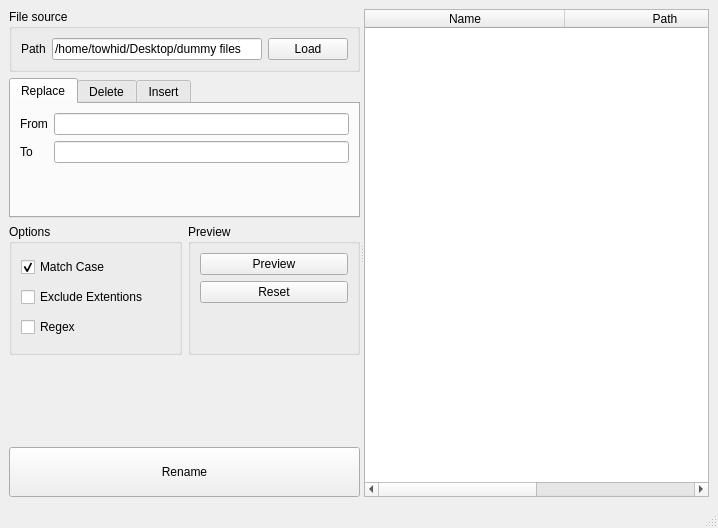
<?xml version="1.0" encoding="UTF-8"?>
<ui version="4.0">
 <class>MainWindow</class>
 <widget class="QMainWindow" name="MainWindow">
  <property name="geometry">
   <rect>
    <x>0</x>
    <y>0</y>
    <width>718</width>
    <height>528</height>
   </rect>
  </property>
  <property name="windowTitle">
   <string>MainWindow</string>
  </property>
  <widget class="QWidget" name="centralwidget">
   <layout class="QHBoxLayout" name="horizontalLayout">
    <item>
     <widget class="QSplitter" name="splitter">
      <property name="orientation">
       <enum>Qt::Horizontal</enum>
      </property>
      <widget class="QWidget" name="layoutWidget">
       <layout class="QVBoxLayout" name="verticalLayout_2">
        <item>
         <widget class="QGroupBox" name="groupBox">
          <property name="sizePolicy">
           <sizepolicy hsizetype="Preferred" vsizetype="Minimum">
            <horstretch>0</horstretch>
            <verstretch>0</verstretch>
           </sizepolicy>
          </property>
          <property name="title">
           <string>File source</string>
          </property>
          <layout class="QHBoxLayout" name="horizontalLayout_2">
           <item>
            <widget class="QLabel" name="label">
             <property name="text">
              <string>Path</string>
             </property>
             <property name="buddy">
              <cstring>line_path</cstring>
             </property>
            </widget>
           </item>
           <item>
            <widget class="QLineEdit" name="line_path">
             <property name="text">
              <string>/home/towhid/Desktop/dummy files</string>
             </property>
            </widget>
           </item>
           <item>
            <widget class="QPushButton" name="btn_load">
             <property name="text">
              <string>Load</string>
             </property>
            </widget>
           </item>
          </layout>
         </widget>
        </item>
        <item>
         <widget class="QTabWidget" name="tabWidget">
          <property name="currentIndex">
           <number>0</number>
          </property>
          <widget class="QWidget" name="tab_replace">
           <attribute name="title">
            <string>Replace</string>
           </attribute>
           <layout class="QFormLayout" name="formLayout">
            <property name="fieldGrowthPolicy">
             <enum>QFormLayout::AllNonFixedFieldsGrow</enum>
            </property>
            <item row="0" column="0">
             <widget class="QLabel" name="label_4">
              <property name="text">
               <string>From</string>
              </property>
              <property name="buddy">
               <cstring>line_replace_from</cstring>
              </property>
             </widget>
            </item>
            <item row="0" column="1">
             <widget class="QLineEdit" name="line_replace_from"/>
            </item>
            <item row="1" column="0">
             <widget class="QLabel" name="label_2">
              <property name="text">
               <string>To</string>
              </property>
              <property name="buddy">
               <cstring>line_replace_to</cstring>
              </property>
             </widget>
            </item>
            <item row="1" column="1">
             <widget class="QLineEdit" name="line_replace_to"/>
            </item>
           </layout>
           <zorder>label_2</zorder>
           <zorder>line_replace_from</zorder>
           <zorder>line_replace_to</zorder>
           <zorder>label_4</zorder>
          </widget>
          <widget class="QWidget" name="tab_delete">
           <attribute name="title">
            <string>Delete</string>
           </attribute>
           <layout class="QFormLayout" name="formLayout_3">
            <property name="fieldGrowthPolicy">
             <enum>QFormLayout::AllNonFixedFieldsGrow</enum>
            </property>
            <item row="0" column="0">
             <widget class="QLabel" name="label_3">
              <property name="text">
               <string>Text</string>
              </property>
              <property name="buddy">
               <cstring>line_delete_key</cstring>
              </property>
             </widget>
            </item>
            <item row="0" column="1">
             <widget class="QLineEdit" name="line_delete_key">
              <property name="text">
               <string/>
              </property>
             </widget>
            </item>
           </layout>
           <zorder>line_delete_key</zorder>
           <zorder>label_3</zorder>
          </widget>
          <widget class="QWidget" name="tab_insert">
           <attribute name="title">
            <string>Insert</string>
           </attribute>
           <layout class="QVBoxLayout" name="verticalLayout_4">
            <item>
             <layout class="QHBoxLayout" name="horizontalLayout_6">
              <item>
               <widget class="QLabel" name="label_6">
                <property name="text">
                 <string>Text</string>
                </property>
               </widget>
              </item>
              <item>
               <widget class="QLineEdit" name="line_insert_info"/>
              </item>
             </layout>
            </item>
            <item>
             <widget class="QGroupBox" name="groupBox_4">
              <property name="title">
               <string>Index</string>
              </property>
              <layout class="QHBoxLayout" name="horizontalLayout_4">
               <item alignment="Qt::AlignHCenter">
                <widget class="QRadioButton" name="rb_start">
                 <property name="text">
                  <string>Start</string>
                 </property>
                 <property name="checked">
                  <bool>true</bool>
                 </property>
                </widget>
               </item>
               <item>
                <widget class="QRadioButton" name="rb_index">
                 <property name="sizePolicy">
                  <sizepolicy hsizetype="Fixed" vsizetype="Fixed">
                   <horstretch>0</horstretch>
                   <verstretch>0</verstretch>
                  </sizepolicy>
                 </property>
                 <property name="text">
                  <string/>
                 </property>
                </widget>
               </item>
               <item>
                <widget class="QSpinBox" name="spinBox">
                 <property name="sizePolicy">
                  <sizepolicy hsizetype="Fixed" vsizetype="Fixed">
                   <horstretch>0</horstretch>
                   <verstretch>0</verstretch>
                  </sizepolicy>
                 </property>
                 <property name="minimum">
                  <number>-99</number>
                 </property>
                 <property name="value">
                  <number>0</number>
                 </property>
                </widget>
               </item>
               <item alignment="Qt::AlignHCenter">
                <widget class="QRadioButton" name="rb_end">
                 <property name="layoutDirection">
                  <enum>Qt::LeftToRight</enum>
                 </property>
                 <property name="text">
                  <string>End</string>
                 </property>
                </widget>
               </item>
              </layout>
             </widget>
            </item>
           </layout>
          </widget>
         </widget>
        </item>
        <item>
         <layout class="QHBoxLayout" name="horizontalLayout_3">
          <item>
           <widget class="QGroupBox" name="groupBox_2">
            <property name="sizePolicy">
             <sizepolicy hsizetype="Preferred" vsizetype="Preferred">
              <horstretch>0</horstretch>
              <verstretch>0</verstretch>
             </sizepolicy>
            </property>
            <property name="title">
             <string>Options</string>
            </property>
            <layout class="QVBoxLayout" name="verticalLayout_3">
             <item>
              <widget class="QCheckBox" name="cb_case">
               <property name="sizePolicy">
                <sizepolicy hsizetype="Minimum" vsizetype="Fixed">
                 <horstretch>0</horstretch>
                 <verstretch>0</verstretch>
                </sizepolicy>
               </property>
               <property name="text">
                <string>Match Case</string>
               </property>
               <property name="checked">
                <bool>true</bool>
               </property>
              </widget>
             </item>
             <item>
              <widget class="QCheckBox" name="cb_ext">
               <property name="text">
                <string>Exclude Extentions</string>
               </property>
              </widget>
             </item>
             <item>
              <widget class="QCheckBox" name="cb_regex">
               <property name="text">
                <string>Regex</string>
               </property>
              </widget>
             </item>
            </layout>
           </widget>
          </item>
          <item>
           <widget class="QGroupBox" name="groupBox_3">
            <property name="title">
             <string>Preview</string>
            </property>
            <layout class="QVBoxLayout" name="verticalLayout">
             <item>
              <widget class="QPushButton" name="btn_preview">
               <property name="text">
                <string>Preview</string>
               </property>
              </widget>
             </item>
             <item>
              <widget class="QPushButton" name="btn_reset">
               <property name="text">
                <string>Reset</string>
               </property>
              </widget>
             </item>
             <item>
              <spacer name="verticalSpacer_2">
               <property name="orientation">
                <enum>Qt::Vertical</enum>
               </property>
               <property name="sizeHint" stdset="0">
                <size>
                 <width>20</width>
                 <height>40</height>
                </size>
               </property>
              </spacer>
             </item>
            </layout>
           </widget>
          </item>
         </layout>
        </item>
        <item>
         <spacer name="verticalSpacer">
          <property name="orientation">
           <enum>Qt::Vertical</enum>
          </property>
          <property name="sizeHint" stdset="0">
           <size>
            <width>20</width>
            <height>40</height>
           </size>
          </property>
         </spacer>
        </item>
        <item>
         <widget class="QPushButton" name="btn_rename">
          <property name="minimumSize">
           <size>
            <width>0</width>
            <height>50</height>
           </size>
          </property>
          <property name="text">
           <string>Rename</string>
          </property>
         </widget>
        </item>
       </layout>
      </widget>
      <widget class="QTableWidget" name="table">
       <property name="sizePolicy">
        <sizepolicy hsizetype="Minimum" vsizetype="Expanding">
         <horstretch>0</horstretch>
         <verstretch>0</verstretch>
        </sizepolicy>
       </property>
       <property name="autoScroll">
        <bool>false</bool>
       </property>
       <property name="editTriggers">
        <set>QAbstractItemView::NoEditTriggers</set>
       </property>
       <property name="alternatingRowColors">
        <bool>false</bool>
       </property>
       <property name="selectionMode">
        <enum>QAbstractItemView::SingleSelection</enum>
       </property>
       <property name="selectionBehavior">
        <enum>QAbstractItemView::SelectRows</enum>
       </property>
       <property name="showGrid">
        <bool>false</bool>
       </property>
       <property name="wordWrap">
        <bool>false</bool>
       </property>
       <property name="cornerButtonEnabled">
        <bool>false</bool>
       </property>
       <property name="rowCount">
        <number>0</number>
       </property>
       <attribute name="horizontalHeaderVisible">
        <bool>true</bool>
       </attribute>
       <attribute name="horizontalHeaderCascadingSectionResizes">
        <bool>true</bool>
       </attribute>
       <attribute name="horizontalHeaderDefaultSectionSize">
        <number>200</number>
       </attribute>
       <attribute name="horizontalHeaderHighlightSections">
        <bool>false</bool>
       </attribute>
       <attribute name="horizontalHeaderMinimumSectionSize">
        <number>100</number>
       </attribute>
       <attribute name="horizontalHeaderStretchLastSection">
        <bool>false</bool>
       </attribute>
       <attribute name="verticalHeaderCascadingSectionResizes">
        <bool>true</bool>
       </attribute>
       <attribute name="verticalHeaderDefaultSectionSize">
        <number>30</number>
       </attribute>
       <attribute name="verticalHeaderHighlightSections">
        <bool>false</bool>
       </attribute>
       <attribute name="verticalHeaderMinimumSectionSize">
        <number>30</number>
       </attribute>
       <column>
        <property name="text">
         <string>Name</string>
        </property>
       </column>
       <column>
        <property name="text">
         <string>Path</string>
        </property>
       </column>
      </widget>
     </widget>
    </item>
   </layout>
  </widget>
  <widget class="QStatusBar" name="statusbar"/>
  <widget class="QMenuBar" name="menubar">
   <property name="geometry">
    <rect>
     <x>0</x>
     <y>0</y>
     <width>718</width>
     <height>25</height>
    </rect>
   </property>
  </widget>
  <action name="actionT">
   <property name="text">
    <string>t</string>
   </property>
  </action>
 </widget>
 <resources/>
 <connections>
  <connection>
   <sender>spinBox</sender>
   <signal>valueChanged(int)</signal>
   <receiver>rb_index</receiver>
   <slot>click()</slot>
   <hints>
    <hint type="sourcelabel">
     <x>214</x>
     <y>218</y>
    </hint>
    <hint type="destinationlabel">
     <x>168</x>
     <y>218</y>
    </hint>
   </hints>
  </connection>
 </connections>
</ui>
